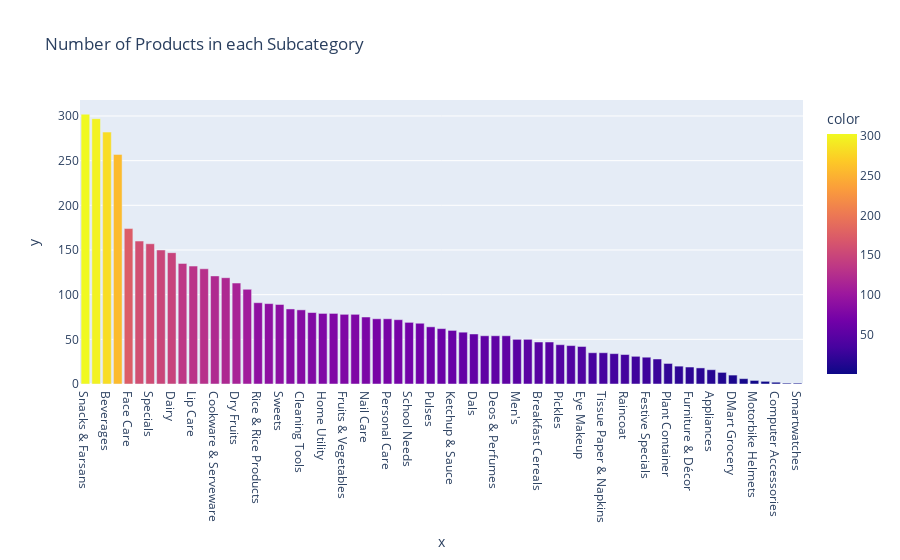

Notebook code for this chart:
### Code cell
px.bar(x=df.SubCategory.value_counts().index, y=df.SubCategory.value_counts().values,color=df.SubCategory.value_counts().values,title='Number of Products in each Subcategory')

### Figure 1 — Plotly figure (JSON) as saved in the notebook; plotly's stock layout.template omitted (floating-point values rounded to 4 significant figures)
{"data": [{"alignmentgroup": "True", "hovertemplate": "x=%{x}<br>y=%{y}<br>color=%{marker.color}<extra></extra>", "legendgroup": "", "marker": {"color": [302, 297, 282, 257, 174, 160, 157, 150, 147, 135, 132, 129, 121, 119, 113, 106, 91, 90, 89, 84, 83, 80, 79, 79, 78, 78, 75, 73, 73, 72, 69, 68, 64, 62, 60, 58, 56, 54, 54, 54, 50, 50, 47, 47, 44, 43, 42, 35, 35, 34, 33, 31, 30, 28, 23, 20, 19, 18, 16, 13, 10, 6, 4, 3, 2, 1, 1], "coloraxis": "coloraxis", "pattern": {"shape": ""}}, "name": "", "offsetgroup": "", "orientation": "v", "showlegend": false, "textposition": "auto", "type": "bar", "x": ["Snacks & Farsans", "Masala & Spices", "Beverages", "Skin Care", "Face Care", "Hair Care", "Specials", "Bed & Bath", "Dairy", "Packaged Food", "Lip Care", "Health & Wellness", "Cookware & Serveware", "Biscuits & Cookies", "Dry Fruits", "Cooking Oil", "Rice & Rice Products", "Detergent & Fabric Care", "Sweets", "Freshener & Repellents", "Cleaning Tools", "Home & Kitchen", "Home Utility", "Ready To Cook", "Fruits & Vegetables", "Cleaners", "Nail Care", "Oral Care", "Personal Care", "Flours & Grains", "School Needs", "Jams & Spreads", "Pulses", "Pooja Needs", "Ketchup & Sauce", "Baby & Kids", "Dals", "Shaving Needs", "Deos & Perfumes", "Pasta & Noodles", "Men's", "Gourmet Food", "Breakfast Cereals", "Women's", "Pickles", "Personal Hygiene", "Eye Makeup", "Home Appliances", "Tissue Paper & Napkins", "Ghee & Vanaspati", "Raincoat", "Bakery", "Festive Specials", " Jaggery", "Plant Container", "Kitchen Appliances", "Furniture & Décor", "Tableware", "Appliances", "Backpacks", "DMart Grocery", "Disinfectants", "Motorbike Helmets", "Kitchen Aprons", "Computer Accessories", "Water Purifiers & Accessories", "Smartwatches"], "xaxis": "x", "y": [302, 297, 282, 257, 174, 160, 157, 150, 147, 135, 132, 129, 121, 119, 113, 106, 91, 90, 89, 84, 83, 80, 79, 79, 78, 78, 75, 73, 73, 72, 69, 68, 64, 62, 60, 58, 56, 54, 54, 54, 50, 50, 47, 47, 44, 43, 42, 35, 35, 34, 33, 31, 30, 28, 23, 20, 19, 18, 16, 13, 10, 6, 4, 3, 2, 1, 1], "yaxis": "y"}], "layout": {"barmode": "relative", "coloraxis": {"colorbar": {"title": {"text": "color"}}, "colorscale": [[0, "#0d0887"], [0.1111, "#46039f"], [0.2222, "#7201a8"], [0.3333, "#9c179e"], [0.4444, "#bd3786"], [0.5556, "#d8576b"], [0.6667, "#ed7953"], [0.7778, "#fb9f3a"], [0.8889, "#fdca26"], [1, "#f0f921"]]}, "legend": {"tracegroupgap": 0}, "title": {"text": "Number of Products in each Subcategory"}, "xaxis": {"anchor": "y", "domain": [0, 1], "title": {"text": "x"}}, "yaxis": {"anchor": "x", "domain": [0, 1], "title": {"text": "y"}}}}
